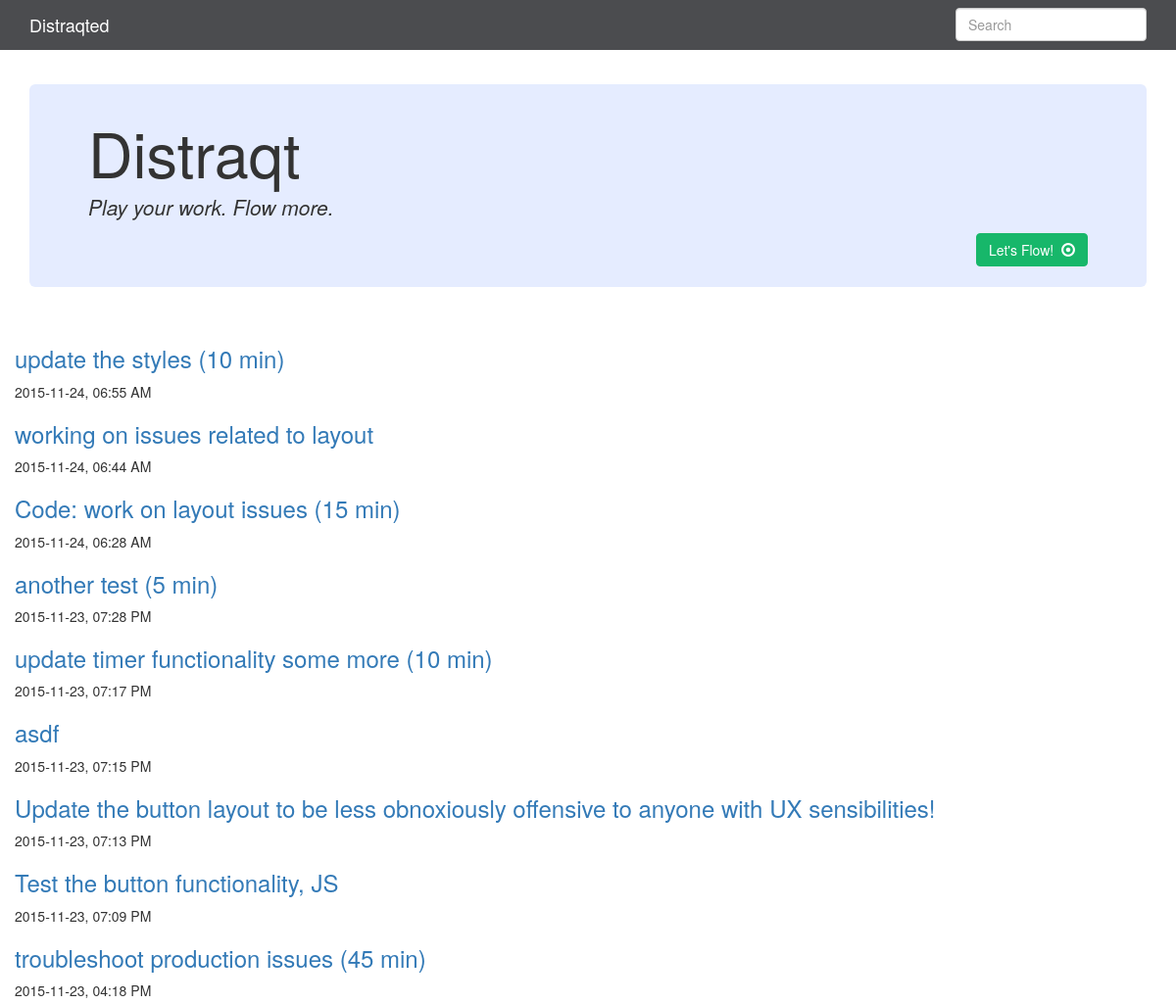
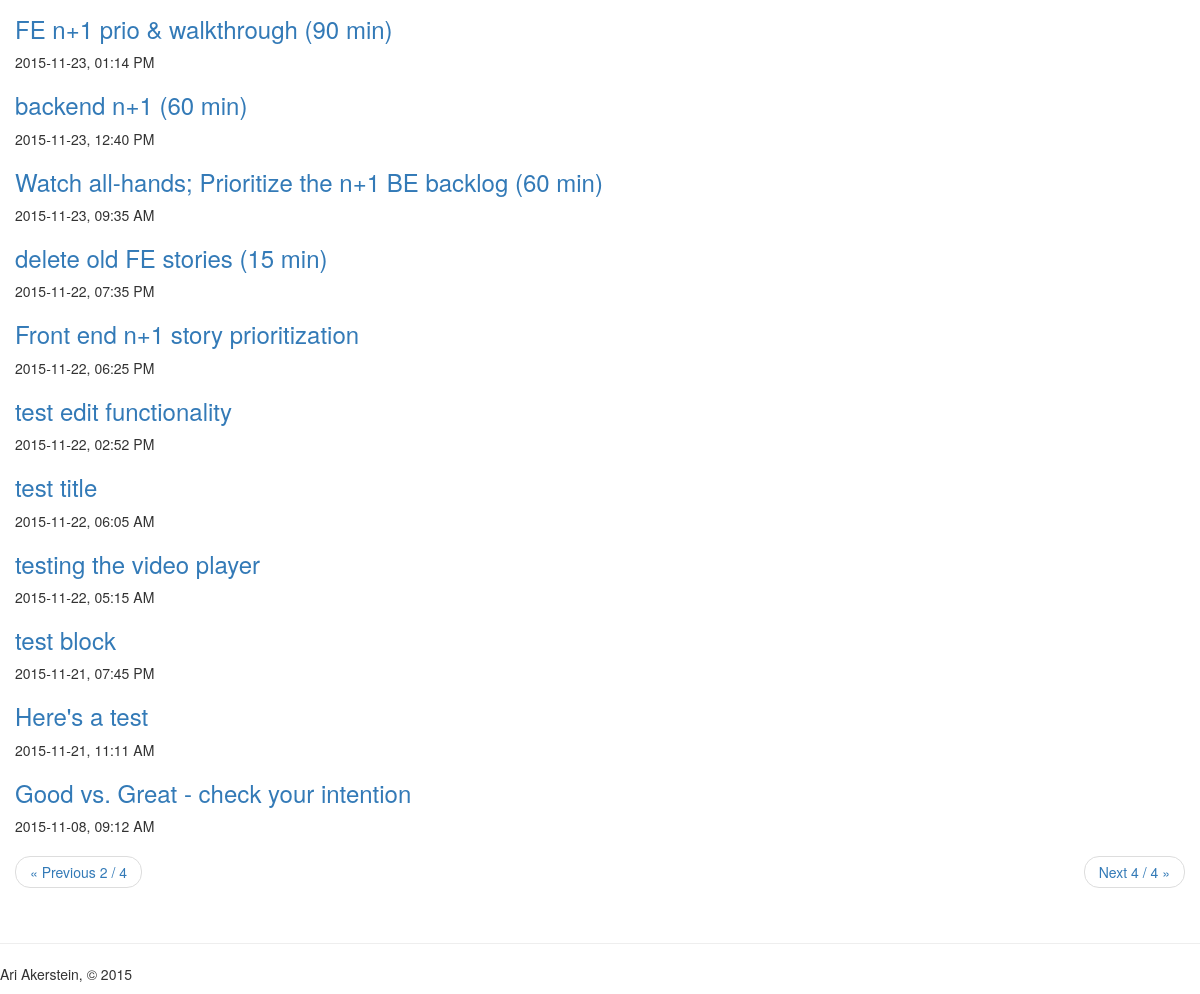
/?page=3, run on the app's committed database (2 pictures, top to bottom).
### app.py (models this page shows, shortened)
class Entry(flask_db.Model):
    title = CharField()
    slug = CharField(unique=True)
    content = TextField()
    published = BooleanField(index=True)
    timestamp = DateTimeField(default=datetime.datetime.now, index=True)
    @classmethod
    def public(cls):
        return Entry.select().where(Entry.published == True)

### app.py (the view)
@app.route('/')
def index():
    search_query = request.args.get('q')
    if search_query:
        query = Entry.search(search_query)
    else:
        query = Entry.public().order_by(Entry.timestamp.desc())
    return object_list(
        'index.html',
        query,
        search=search_query,
        check_bounds=False)

### app.py (called while the page is built)
@app.template_filter('clean_querystring')
def clean_querystring(request_args, *keys_to_remove, **new_values):
    querystring = dict((key, value) for key, value in request_args.items())
    for key in keys_to_remove:
        querystring.pop(key, None)
    querystring.update(new_values)
    return urllib.urlencode(querystring)

### templates/index.html (shortened to what this page needs)
{% extends "base.html" %}
{% block content %}
  {% for entry in object_list %}
    {% if search %}
      {% set entry = entry.entry %}
    {% endif %}
    <h3>
      <a href="{% if entry.published %}{{ url_for('detail', slug=entry.slug) }}{% else %}{{ url_for('edit', slug=entry.slug) }}{% endif %}">
        {{ entry.title }}
      </a>
    </h3>
    <p>{{ entry.timestamp.strftime('%Y-%m-%d, %I:%M %p') }}</p>
  {% else %}
    <p>No entries have been created yet.</p>
  {% endfor %}
  {% include "includes/pagination.html" %}
{% endblock %}

### data on the page
Entry: title "update the styles (10 min)", timestamp "2015-11-24, 06:55 AM"
Entry: title "working on issues related to layout", timestamp "2015-11-24, 06:44 AM"
Entry: title "Code: work on layout issues (15 min)", timestamp "2015-11-24, 06:28 AM"
Entry: title "another test (5 min)", timestamp "2015-11-23, 07:28 PM"
Entry: title "update timer functionality some more (10 min)", timestamp "2015-11-23, 07:17 PM"
Entry: title "asdf", timestamp "2015-11-23, 07:15 PM"
Entry: title "Update the button layout to be less obnoxiously offensive to anyone with UX sensibilities!", timestamp "2015-11-23, 07:13 PM"
Entry: title "Test the button functionality, JS", timestamp "2015-11-23, 07:09 PM"
Entry: title "troubleshoot production issues (45 min)", timestamp "2015-11-23, 04:18 PM"
Entry: title "FE n+1 prio & walkthrough (90 min)", timestamp "2015-11-23, 01:14 PM"
Entry: title "backend n+1 (60 min)", timestamp "2015-11-23, 12:40 PM"
Entry: title "Watch all-hands; Prioritize the n+1 BE backlog (60 min)", timestamp "2015-11-23, 09:35 AM"
Entry: title "delete old FE stories (15 min)", timestamp "2015-11-22, 07:35 PM"
Entry: title "Front end n+1 story prioritization", timestamp "2015-11-22, 06:25 PM"
Entry: title "test edit functionality", timestamp "2015-11-22, 02:52 PM"
Entry: title "test title", timestamp "2015-11-22, 06:05 AM"
Entry: title "testing the video player", timestamp "2015-11-22, 05:15 AM"
Entry: title "test block", timestamp "2015-11-21, 07:45 PM"
Entry: title "Here's a test", timestamp "2015-11-21, 11:11 AM"
Entry: title "Good vs. Great - check your intention", timestamp "2015-11-08, 09:12 AM"

### other printed values
{{ pagination.get_page() - 1 }} "2"
{{ pagination.get_page_count() }} "4"
{{ pagination.get_page() + 1 }} "4"
